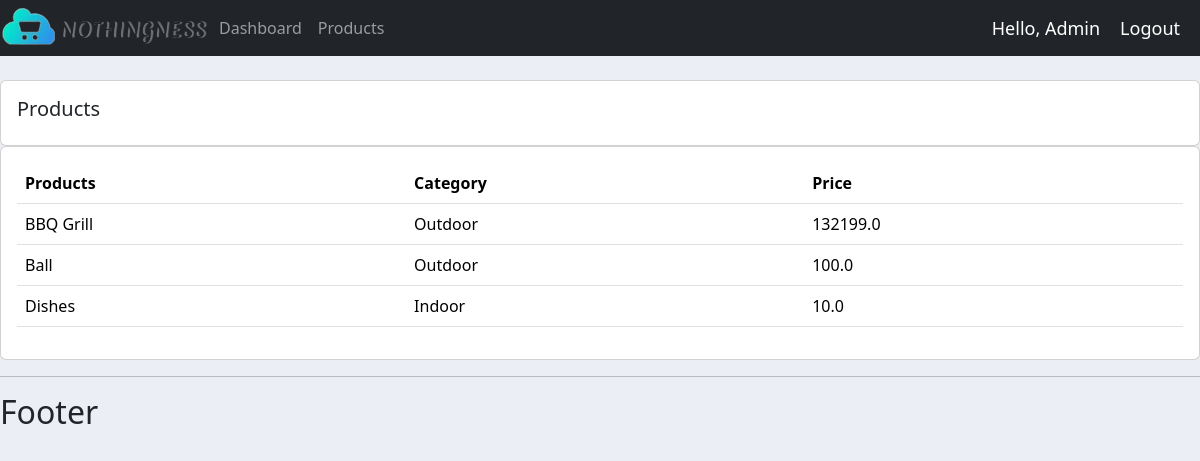
Screenshot of /products/ (signed in) with the database file from the repository.
### app/models.py (models this page shows, shortened)
class Product(models.Model):
    CATEGORIES = (
        ('Indoor', 'Indoor'),
        ('Outdoor', 'Outdoor'),
    )
    name = models.CharField(max_length=100, null=True)
    price = models.FloatField(null=True)
    category = models.CharField(max_length=100, null=True, choices=CATEGORIES)
    description = models.TextField(null=True, blank=True)
    date_created = models.DateTimeField(auto_now_add=True, null=True)
    tags = models.ManyToManyField(Tag)

### app/decorators.py (the view)
        def wrapper_func(request, *args, **kwargs):
            group = None
            if request.user.groups.exists:
                group = request.user.groups.all()[0].name
            if group in allowed_roles:
                return view_func(request, *args, **kwargs)
            else:
                return HttpResponse('You are not allowed to access this page')

### app/views.py (called while the page is built)
@login_required(login_url='login')
@allowed_users(allowed_roles=['admin'])
def products(request):
    product = Product.objects.all()
    return render(request, 'app/products.html', {"products": product})

### app/templates/app/products.html
{% extends 'app/main.html' %}
{% block content %}
<br>
<div class="row">
    <div class="col-md">
        <div class="card card-body">
            <h5>Products</h5>
        </div>
        <div class="card card-body">
            <table class="table">
                <tr>
                    <th>Products</th>
                    <th>Category</th>
                    <th>Price</th>
                </tr>
                {% for i in products %}
                    <tr>
                    <td>{{ i.name }}</td>
                    <td>{{ i.category }}</td>
                    <td>{{ i.price }}</td>
                    </tr>
                {% endfor %}
            </table>
        </div>
    </div>
</div>
{% endblock %}

### app/templates/app/navbar.html (shortened to what this page needs)
{% load static %}
<nav class="navbar navbar-expand-lg navbar-dark bg-dark">
    <img src="{% static 'images/logo.png' %}" alt="logo" id="logo">
  <div class="collapse navbar-collapse" id="navbarNav">
    <ul class="navbar-nav">
        {% if request.user.is_staff %}
      <li class="nav-item active">
        <a class="nav-link" href="{% url 'home' %}">Dashboard</a>
      </li>
      <li class="nav-item">
        <a class="nav-link" href="{% url 'products' %}">Products</a>
      </li>
        {% else %}
        <li class="nav-item">
            <a class="nav-link" href="{% url 'account' %}">Settings</a>
        </li>
        {% endif %}
    </ul>
  </div>
    <span class="hello-msg">Hello, {{ request.user.first_name }}</span>
    <span><a class="hello-msg" href="{% url 'logout' %}">Logout</a></span>
</nav>

### static/css/main.css (style rules this page uses)
body { background-color: #ebeff5; }

### app/templates/app/navbar.html (style rules this page uses)
.hello-msg { font-size: 18px; color: #fff; margin-right: 20px; text-decoration: none; }

### rows the page displays
Product: name "BBQ Grill", category "Outdoor", price "132199.0"
Product: name "Ball", category "Outdoor", price "100.0"
Product: name "Dishes", category "Indoor", price "10.0"

### other values shown
{{ request.user.first_name }} "Admin"
